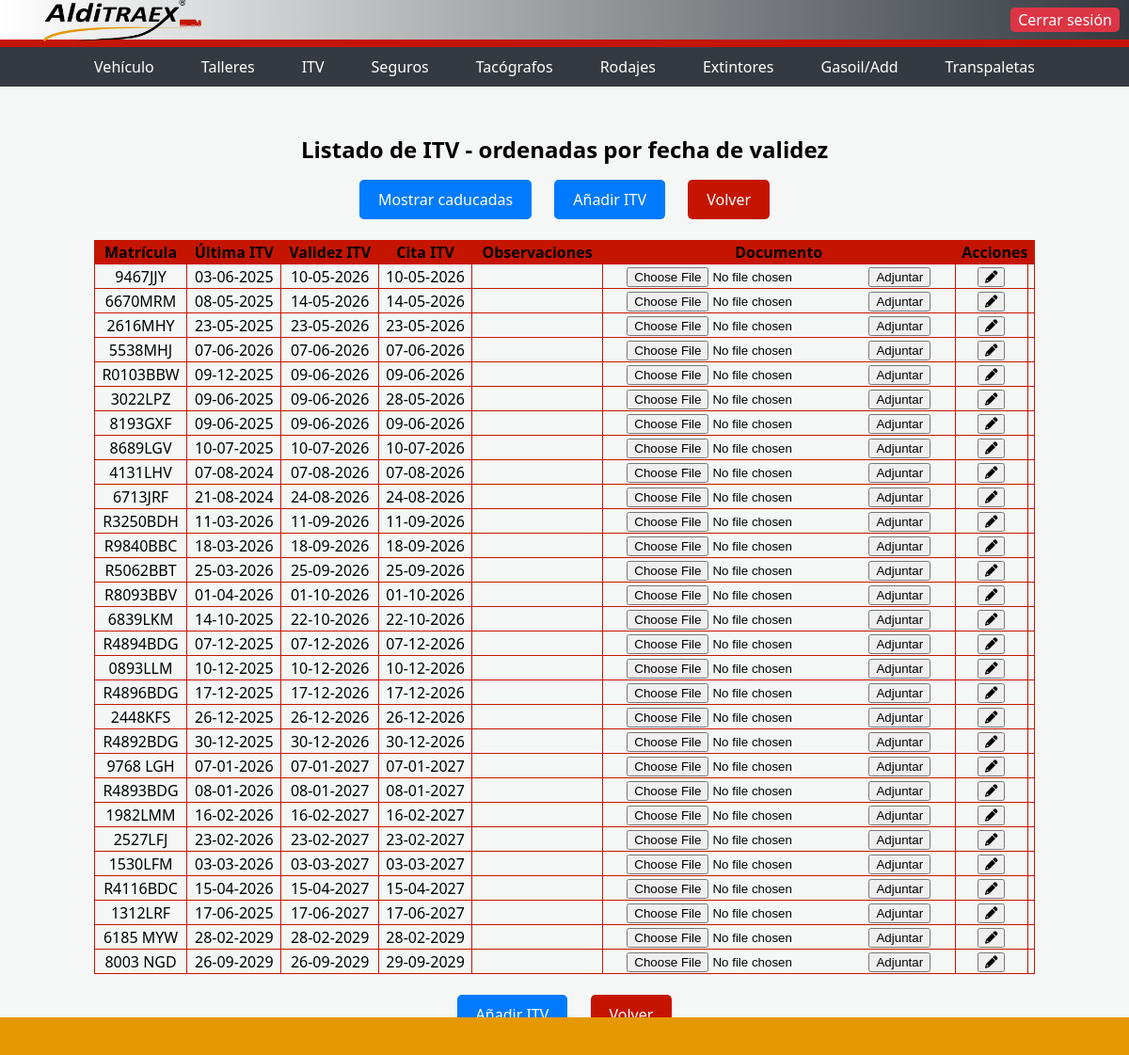
The page /itv_todas on the database its author committed.
### models.py (models this page shows, shortened)
class Itv(db.Base):
    __tablename__ = "itv"
    id = Column(Integer, primary_key=True)
    matricula = Column(String(200), ForeignKey('vehiculo.matricula'),nullable=False )
    fecha_itv = Column(DateTime, nullable=False)
    venc_itv = Column(DateTime, nullable=False)
    cita_itv = Column(DateTime)
    obs_itv = Column(String(200), default=None)
    nombre_doc = Column(String(200))
    activo = Column(Boolean, default=False)

### itv/itv.py (the view)
    @app.route('/itv_todas')
    def lista_itv_todas():
        todas_itv = db.session.query(Itv).order_by(Itv.venc_itv.asc()).all()
        return render_template('itv.html', lista_itv=todas_itv)

### db.py (called while the page is built, shortened)
@event.listens_for(engine, "connect")
def _sqlite_varios_procesos(dbapi_connection, connection_record):
    cursor = dbapi_connection.cursor()
    cursor.execute("PRAGMA journal_mode=WAL")
    cursor.fetchone()
    cursor.execute("PRAGMA busy_timeout=30000")
    cursor.close()

def close_session(error=None):
    if not has_request_context():
        return

    def __getattr__(self, name):
        if has_request_context():
            if 'db_session' not in g:
                g.db_session = Session()
                logger.info("Nueva sesion de BD creada para el request")
            return getattr(g.db_session, name)
        temp_session = Session()
        try:
            return getattr(temp_session, name)
        finally:
            temp_session.close()

### main.py (called while the page is built, shortened)
@app.before_request
def aplicar_permisos_usuario():
    if not current_user.is_authenticated:
        return None

### templates/itv.html (shortened to what this page needs)
<!DOCTYPE html>
<html lang="es">
<head>
    <link rel="stylesheet" href="https://unpkg.com/swiper/swiper-bundle.min.css" />
    <link rel="stylesheet" href="https://cdnjs.cloudflare.com/ajax/libs/font-awesome/6.0.0-beta3/css/all.min.css">
    <link rel="stylesheet" href="{{ url_for('static', filename='main.css') }}">
</head>
<body>
    <div class="top-bar">
        <img src="{{ url_for('static', filename='logo.png') }}" alt="Logo de la empresa">
        <a href="/logout" class="top-button">Cerrar sesión</a>
    </div>
    <div class="nav-bar">
        <a href="/vehiculos">Vehículo</a>
        <a href="/talleres">Talleres</a>
        <a href="/itv">ITV</a>
        <a href="/seguros">Seguros</a>
        <a href="/tacografos">Tacógrafos</a>
        <a href="/rodajes">Rodajes</a>
        <a href="/extintores">Extintores</a>
        <a href="/selector">Gasoil/Add</a>
        <a href="/transpaletas">Transpaletas</a>
    </div>
    <div class="container">
        <h1>Listado de ITV - ordenadas por fecha de validez</h1>
        <a class="button" href="/itv_todas">Mostrar caducadas</a>
        <a class="button" href="/formulario_itv">Añadir ITV</a>
        <a class="button_red" href="/index">Volver</a>
        <table>
            <thead>
                <tr>
                    <th>Matrícula</th>
                    <th>Última ITV</th>
                    <th>Validez ITV</th>
                    <th>Cita ITV</th>
                    <th>Observaciones</th>
                    <th>Documento</th>
                    <th colspan="2">Acciones</th>
                </tr>
            </thead>
            <tbody>
            {% for i in lista_itv %}
                <tr class="{% if not i.activo %}no_activo{% endif %}">
                    <td>{{ i.matricula }}</td>
                    <td>{{ i.fecha_itv.strftime('%d-%m-%Y') }}</td>
                    <td>{{ i.venc_itv.strftime('%d-%m-%Y') }}</td>
                    {% if i.cita_itv %}
                    <td>{{ i.cita_itv.strftime('%d-%m-%Y') }}</td>
                    {% else %}
                    <td> - </td>
                    {% endif %}
                    <td title="{{ i.obs_itv|e }}">{{ i.obs_itv }}</td>
                    {% if not i.nombre_doc %}
                    <td>
                        <form action="/subir_doc" method="POST" enctype="multipart/form-data">
                            <input type="file" name="documento" accept=".pdf, .doc, .docx">
                            <input type="submit" value="Adjuntar">
                        </form>
                    </td>
                    {% else %}
                    <td><a href="{{ url_for('ver_documento_vehiculo', filename=i.nombre_doc) }}" target="_blank"><i class="fas fa-check verde"></i>Ficha técnica</a></td>
                    {% endif %}
                    <td><a href="form_editar_itv/{{ i.id }}" target="_blank">
                        <button type="submit" class="boton-editar"><i class="fas fa-pencil"></i></button>
                    </a></td>
                    {% if current_user.username == "jmurillo" or current_user.username == "javimurillo" %}
                    <td>
                        <form action="/borrar_itv/{{ i.id }}" method="POST">
                            <input type="hidden" name="id" value="{{ i.id }}">
                            <input type="hidden" name="clase" value="Itv">
                            <button type="submit" class="boton-borrar"><i class="fas fa-trash-alt"></i></button>
                        </form>
                    </td>
                    {% else %}
                    <td></td>
                    {% endif %}
                </tr>
            {% endfor %}
            </tbody>
        </table>
        <br>
        <a class="button" href="/formulario_itv">Añadir ITV</a>
        <a class="button_red" href="/index">Volver</a>
    </div>
    <footer>
        <div class="banda-roja"></div>
    </footer>
</body>
</html>

### static/main.css (style rules this page uses)
body { font-family: Arial, sans-serif; margin: 0; padding: 0; background-color: white; width: 100%; height: 50vh; height: 100vh; }
.top-bar { background-color: white; height: 140px; width: 100%; display: flex; justify-content: center; align-items: center; border-bottom: 8px solid #c51500; }
.top-button { position: absolute; top: 100; right: 0; margin: 10px; }
.container { text-align: center; margin-top: 50px; justify-content: center; }
img { width: 400px; height: 120px; }
h1 { margin-top: 20px; font-size: 24px; }
.button { display: inline-block; padding: 10px 20px; margin: 0 10px; background-color: #007bff; color: #fff; text-decoration: none; border-radius: 5px; }
.button_red { display: inline-block; padding: 10px 20px; margin: 0 10px; background-color: #c51500; color: #fff; text-decoration: none; border-radius: 5px; }
tbody { text-align: center; margin-top: 50px; justify-content: center; }
table { text-align: center; margin-top: 50px; justify-content: center; margin: 0 auto; border: 1px solid black; border-collapse: collapse; width: 1000px }
td { text-align: center; margin-top: 50px; justify-content: center; margin: 10 auto; border: 1px solid black; border-collapse: collapse; margin-left: 10px; }
th { text-align: center; margin-top: 50px; justify-content: center; margin: 10 auto; border: 1px solid black; border-collapse: collapse; background-color: #c51500; }
.banda-roja { background-color: #e69803; color: white; padding: 20px; text-align: center; position: fixed; bottom: 0; left: 0; width: 100%; }
td, th { border: 1px solid #c51500; }

### templates/itv.html (style rules this page uses)
body { font-family: 'Segoe UI', Tahoma, Geneva, Verdana, sans-serif; background-color: #f4f7f6; margin: 0; padding: 0; }
.top-bar { display: flex; justify-content: space-between; align-items: center; padding: 2px 30px; background: linear-gradient(to right, #ffffff, #343a40); color: white; height: 50px; box-sizing: border-box; }
.top-bar img { width: 200px; height: 45px; object-fit: contain; }
.top-button { padding: 2px 8px; background-color: #dc3545; color: white; text-decoration: none; border-radius: 5px; transition: background-color 0.3s; }
.nav-bar { background-color: #343a40; padding: 5px 30px; display: flex; justify-content: center; gap: 20px; }
.nav-bar a { color: white; text-decoration: none; font-size: 16px; padding: 5px 15px; border-radius: 5px; transition: background-color 0.3s; }

### rows shown on the page
Itv: matricula "9467JJY", fecha_itv "03-06-2025", venc_itv "10-05-2026", cita_itv "10-05-2026"
Itv: matricula "6670MRM", fecha_itv "08-05-2025", venc_itv "14-05-2026", cita_itv "14-05-2026"
Itv: matricula "2616MHY", fecha_itv "23-05-2025", venc_itv "23-05-2026", cita_itv "23-05-2026"
Itv: matricula "5538MHJ", fecha_itv "07-06-2026", venc_itv "07-06-2026", cita_itv "07-06-2026"
Itv: matricula "R0103BBW", fecha_itv "09-12-2025", venc_itv "09-06-2026", cita_itv "09-06-2026"
Itv: matricula "3022LPZ", fecha_itv "09-06-2025", venc_itv "09-06-2026", cita_itv "28-05-2026"
Itv: matricula "8193GXF", fecha_itv "09-06-2025", venc_itv "09-06-2026", cita_itv "09-06-2026"
Itv: matricula "8689LGV", fecha_itv "10-07-2025", venc_itv "10-07-2026", cita_itv "10-07-2026"
Itv: matricula "4131LHV", fecha_itv "07-08-2024", venc_itv "07-08-2026", cita_itv "07-08-2026"
Itv: matricula "6713JRF", fecha_itv "21-08-2024", venc_itv "24-08-2026", cita_itv "24-08-2026"
Itv: matricula "R3250BDH", fecha_itv "11-03-2026", venc_itv "11-09-2026", cita_itv "11-09-2026"
Itv: matricula "R9840BBC", fecha_itv "18-03-2026", venc_itv "18-09-2026", cita_itv "18-09-2026"
Itv: matricula "R5062BBT", fecha_itv "25-03-2026", venc_itv "25-09-2026", cita_itv "25-09-2026"
Itv: matricula "R8093BBV", fecha_itv "01-04-2026", venc_itv "01-10-2026", cita_itv "01-10-2026"
Itv: matricula "6839LKM", fecha_itv "14-10-2025", venc_itv "22-10-2026", cita_itv "22-10-2026"
Itv: matricula "R4894BDG", fecha_itv "07-12-2025", venc_itv "07-12-2026", cita_itv "07-12-2026"
Itv: matricula "0893LLM", fecha_itv "10-12-2025", venc_itv "10-12-2026", cita_itv "10-12-2026"
Itv: matricula "R4896BDG", fecha_itv "17-12-2025", venc_itv "17-12-2026", cita_itv "17-12-2026"
Itv: matricula "2448KFS", fecha_itv "26-12-2025", venc_itv "26-12-2026", cita_itv "26-12-2026"
Itv: matricula "R4892BDG", fecha_itv "30-12-2025", venc_itv "30-12-2026", cita_itv "30-12-2026"
Itv: matricula "9768 LGH", fecha_itv "07-01-2026", venc_itv "07-01-2027", cita_itv "07-01-2027"
Itv: matricula "R4893BDG", fecha_itv "08-01-2026", venc_itv "08-01-2027", cita_itv "08-01-2027"
Itv: matricula "1982LMM", fecha_itv "16-02-2026", venc_itv "16-02-2027", cita_itv "16-02-2027"
Itv: matricula "2527LFJ", fecha_itv "23-02-2026", venc_itv "23-02-2027", cita_itv "23-02-2027"
Itv: matricula "1530LFM", fecha_itv "03-03-2026", venc_itv "03-03-2027", cita_itv "03-03-2027"
Itv: matricula "R4116BDC", fecha_itv "15-04-2026", venc_itv "15-04-2027", cita_itv "15-04-2027"
Itv: matricula "1312LRF", fecha_itv "17-06-2025", venc_itv "17-06-2027", cita_itv "17-06-2027"
Itv: matricula "6185 MYW", fecha_itv "28-02-2029", venc_itv "28-02-2029", cita_itv "28-02-2029"
Itv: matricula "8003 NGD", fecha_itv "26-09-2029", venc_itv "26-09-2029", cita_itv "29-09-2029"
